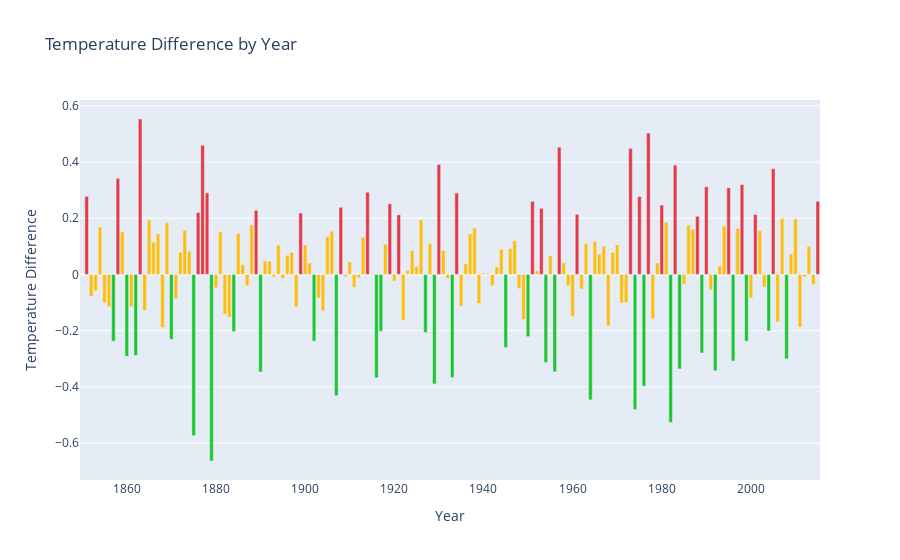

This figure's notebook cell:
### Code cell
def plot_temp_difference(df):
    df['Year'] = pd.to_datetime(df['dt'], format='%Y').dt.year
    temp_diff = df['LandAverageTemperature'].diff()
    colors = []
    counter_average = 0
    counter_increase = 0
    counter_decrease = 0
    for diff in temp_diff:
        if diff > 0.2:
            counter_increase += 1
            colors.append('#e63946')
        elif diff < -0.2:
            counter_decrease += 1
            colors.append('#1bc730')
        else:
            counter_average += 1
            colors.append('#ffbe0b')
    print('Average: ', counter_average)
    print('Increase: ', counter_increase)
    print('Decrease: ', counter_decrease)
    fig = go.Figure()
    fig.add_trace(go.Bar(x=df['Year'], y=temp_diff, name='', marker=dict(color=colors), hovertemplate='Year: %{x}<br>Temperature Difference: %{y:.2f}<br>Percentage Change: %{y:.2%}'))
    fig.update_layout(title='Temperature Difference by Year', xaxis_title='Year', yaxis_title='Temperature Difference', legend=dict(title='Legend', orientation='h', yanchor='bottom', y=1.02, xanchor='right', x=1))
fig.show("png")

plot_temp_difference(df_yearly)

### Figure 1 — Plotly figure (JSON) as saved in the notebook; plotly's stock layout.template omitted (floating-point values rounded to 4 significant figures; data arrays with more than 128 entries replaced by an {"elided": "..."} marker saying what was removed)
{"data": [{"hovertemplate": "Year: %{x}<br>Temperature Difference: %{y:.2f}<br>Percentage Change: %{y:.2%}", "marker": {"color": {"elided": "166 str values"}}, "name": "", "type": "bar", "x": {"elided": "166 int values"}, "y": {"elided": "166 float values"}}], "layout": {"legend": {"orientation": "h", "title": {"text": "Legend"}, "x": 1, "xanchor": "right", "y": 1.02, "yanchor": "bottom"}, "title": {"text": "Temperature Difference by Year"}, "xaxis": {"title": {"text": "Year"}}, "yaxis": {"title": {"text": "Temperature Difference"}}}}
